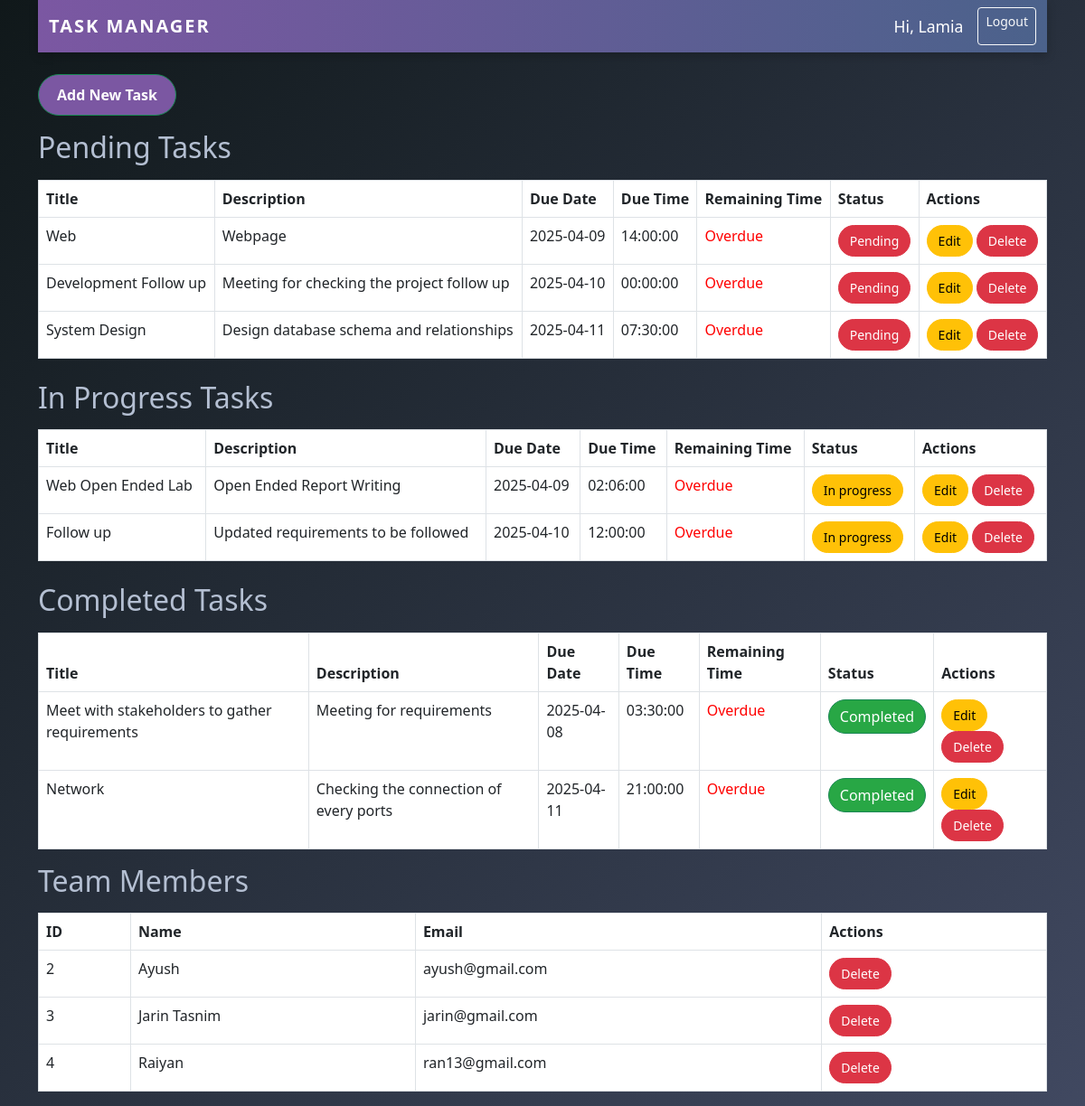
The app's page /admin_dashboard.php?user_id=1 (signed in) with its own data.
### tables this page shows
CREATE TABLE `tasks` (
  `id` int(11) NOT NULL,
  `user_id` int(11) NOT NULL,
  `title` varchar(255) NOT NULL,
  `description` text DEFAULT NULL,
  `due_date` date DEFAULT NULL,
  `status` enum('pending','in_progress','completed') DEFAULT 'pending',
  `due_time` time DEFAULT NULL
);

CREATE TABLE `users` (
  `id` int(11) NOT NULL,
  `name` varchar(100) NOT NULL,
  `email` varchar(100) NOT NULL,
  `password` varchar(255) NOT NULL
);

### admin_dashboard.php (the view, shortened to what this page needs)
<?php
require 'config.php';
require 'header.php';
$stmtPending = $conn->prepare("SELECT * FROM tasks WHERE status = 'pending' ORDER BY due_date");
$stmtPending->execute();
$pendingTasks = $stmtPending->fetchAll(PDO::FETCH_ASSOC);
$stmtInProgress = $conn->prepare("SELECT * FROM tasks WHERE status = 'in_progress' ORDER BY due_date");
$stmtInProgress->execute();
$inProgressTasks = $stmtInProgress->fetchAll(PDO::FETCH_ASSOC);
$stmtCompleted = $conn->prepare("SELECT * FROM tasks WHERE status = 'completed' ORDER BY due_date");
$stmtCompleted->execute();
$completedTasks = $stmtCompleted->fetchAll(PDO::FETCH_ASSOC);
$stmtUsers = $conn->prepare("SELECT * FROM users WHERE id > 1");
$stmtUsers->execute();
$users = $stmtUsers->fetchAll(PDO::FETCH_ASSOC);
?>
<!DOCTYPE html>
<html>
<head>
  <link href="https://cdn.jsdelivr.net/npm/bootstrap@5.3.0/dist/css/bootstrap.min.css" rel="stylesheet">
</head>
<body class="container">
<a href="add_task.php" class="btn btn-success mb-3" style="background-color: rgb(123, 87, 162);">Add New Task</a>
<h2 class="mb-3 header-color">Pending Tasks</h2>
<table class="table table-bordered mb-4" id="pending-tasks">
    <thead>
        <tr><th>Title</th><th>Description</th><th>Due Date</th><th>Due Time</th><th>Remaining Time</th><th>Status</th><th>Actions</th></tr>
    </thead>
    <tbody>
    <?php foreach ($pendingTasks as $task): ?>
        <?php
            $status = $task['status'];
            $statusClass = '';
            if ($status === 'pending') $statusClass = 'btn-danger';
            elseif ($status === 'in_progress') $statusClass = 'btn-warning';
            elseif ($status === 'completed') $statusClass = 'btn-success';
        ?>
        <tr class="task-row" data-status="<?= $status ?>" data-id="<?= $task['id'] ?>">
            <td><?= htmlspecialchars($task['title']) ?></td>
            <td><?= htmlspecialchars($task['description']) ?></td>
            <td><?= $task['due_date'] ?></td>
            <td><?= $task['due_time'] ?></td>
            <td class="remaining-time" data-duedate="<?= $task['due_date'] ?>" data-duetime="<?= $task['due_time'] ?>"></td>
            <td>
                <button class="btn btn-sm <?= $statusClass ?> status-btn" data-id="<?= $task['id'] ?>" data-status="<?= $status ?>">
                    <?= ucfirst(str_replace('_', ' ', $status)) ?>
                </button>
            </td>
            <td>
                <a href="edit_task.php?id=<?= $task['id'] ?>" class="btn btn-sm btn-warning">Edit</a>
                <a href="delete_task.php?id=<?= $task['id'] ?>" class="btn btn-sm btn-danger" onclick="return confirm('Delete this task?');">Delete</a>
            </td>
        </tr>
    <?php endforeach; ?>
    </tbody>
</table>
<h2 class="mb-3 header-color">In Progress Tasks</h2>
<table class="table table-bordered mb-4" id="in-progress-tasks">
    <thead>
        <tr><th>Title</th><th>Description</th><th>Due Date</th><th>Due Time</th><th>Remaining Time</th><th>Status</th><th>Actions</th></tr>
    </thead>
    <tbody>
    <?php foreach ($inProgressTasks as $task): ?>
        <?php
            $status = $task['status'];
            $statusClass = '';
            if ($status === 'pending') $statusClass = 'btn-danger';
            elseif ($status === 'in_progress') $statusClass = 'btn-warning';
            elseif ($status === 'completed') $statusClass = 'btn-success';
        ?>
        <tr class="task-row" data-status="<?= $status ?>" data-id="<?= $task['id'] ?>">
            <td><?= htmlspecialchars($task['title']) ?></td>
            <td><?= htmlspecialchars($task['description']) ?></td>
            <td><?= $task['due_date'] ?></td>
            <td><?= $task['due_time'] ?></td>
            <td class="remaining-time" data-duedate="<?= $task['due_date'] ?>" data-duetime="<?= $task['due_time'] ?>"></td>
            <td>
                <button class="btn btn-sm <?= $statusClass ?> status-btn" data-id="<?= $task['id'] ?>" data-status="<?= $status ?>">
                    <?= ucfirst(str_replace('_', ' ', $status)) ?>
                </button>
            </td>
            <td>
                <a href="edit_task.php?id=<?= $task['id'] ?>" class="btn btn-sm btn-warning">Edit</a>
                <a href="delete_task.php?id=<?= $task['id'] ?>" class="btn btn-sm btn-danger" onclick="return confirm('Delete this task?');">Delete</a>
            </td>
        </tr>
    <?php endforeach; ?>
    </tbody>
</table>
<h2 class="mb-3 header-color">Completed Tasks</h2>
<table class="table table-bordered" id="completed-tasks">
    <thead>
        <tr><th>Title</th><th>Description</th><th>Due Date</th><th>Due Time</th><th>Remaining Time</th><th>Status</th><th>Actions</th></tr>
    </thead>
    <tbody>
    <?php foreach ($completedTasks as $task): ?>
        <?php
            $status = $task['status'];
            $statusClass = '';
            if ($status === 'pending') $statusClass = 'btn-danger';
            elseif ($status === 'in_progress') $statusClass = 'btn-warning';
            elseif ($status === 'completed') $statusClass = 'btn-success';
        ?>
        <tr class="task-row" data-status="<?= $status ?>" data-id="<?= $task['id'] ?>">
            <td><?= htmlspecialchars($task['title']) ?></td>
            <td><?= htmlspecialchars($task['description']) ?></td>
            <td><?= $task['due_date'] ?></td>
            <td><?= $task['due_time'] ?></td>
            <td class="remaining-time" data-duedate="<?= $task['due_date'] ?>" data-duetime="<?= $task['due_time'] ?>"></td>
            <td>
                <button class="btn btn-sm <?= $statusClass ?> status-btn" data-id="<?= $task['id'] ?>" data-status="<?= $status ?>">
                    <?= ucfirst(str_replace('_', ' ', $status)) ?>
                </button>
            </td>
            <td>
                <a href="edit_task.php?id=<?= $task['id'] ?>" class="btn btn-sm btn-warning">Edit</a>
                <a href="delete_task.php?id=<?= $task['id'] ?>" class="btn btn-sm btn-danger" onclick="return confirm('Delete this task?');">Delete</a>
            </td>
        </tr>
    <?php endforeach; ?>
    </tbody>
</table>
<h2 class="mb-3 header-color">Team Members</h2>
<table class="table table-bordered">
    <thead>
        <tr><th>ID</th><th>Name</th><th>Email</th><th>Actions</th></tr>
    </thead>
    <tbody>
    <?php foreach ($users as $user): ?>
        <tr>
            <td><?= htmlspecialchars($user['id']) ?></td>
            <td><?= htmlspecialchars($user['name']) ?></td>
            <td><?= htmlspecialchars($user['email']) ?></td>
            <td>
                <a href="delete_user.php?id=<?= $user['id'] ?>" class="btn btn-sm btn-danger" onclick="return confirm('Are you sure you want to delete this user?');">Delete</a>
            </td>
        </tr>
    <?php endforeach; ?>
    </tbody>
</table>
</body>
</html>

### header.php (shortened to what this page needs)
<!DOCTYPE html>
<html lang="en">
<head>
    <link href="https://cdn.jsdelivr.net/npm/bootstrap@5.3.0/dist/css/bootstrap.min.css" rel="stylesheet">
</head>
<body>
<nav class="navbar navbar-expand-lg navbar-dark mb-4">
    <div class="container">
        <a class="navbar-brand" href="dashboard.php">Task Manager</a>
        <div class="collapse navbar-collapse" id="navbarNav">
            <div class="d-flex ms-auto">
                <span class="navbar-text text-white me-3">Hi, <?= $_SESSION['user_name'] ?? 'Guest'; ?></span>
                <a href="logout.php" class="btn btn-outline-light btn-sm">Logout</a>
            </div>
        </div>
    </div>
</nav>
</body>
</html>

### header.php (style rules this page uses)
.navbar { background: linear-gradient(to right,rgb(123, 87, 162),rgb(75, 98, 139)); transition: background 0.5s ease-in-out; }
.navbar-brand { font-size: 1.8rem; font-weight: bold; color: #fff; letter-spacing: 2px; text-transform: uppercase; }
.navbar-text { font-size: 1.1rem; font-weight: 500; }
.btn-outline-light { border-radius: 30px; padding: 10px 20px; font-size: 1rem; font-weight: 600; transition: all 0.3s ease-in-out; }
.navbar { box-shadow: 0px 4px 10px rgba(0, 0, 0, 0.2); }

### admin_dashboard.php (style rules this page uses)
body { background: linear-gradient(135deg, rgb(16, 24, 26), rgb(113, 121, 167), rgb(164, 117, 135)); background-size: 400% 400%; animation: gradientBackground 6s ease infinite; }
.btn-success { background-color: #28a745; border-radius: 30px; padding: 10px 20px; font-size: 1rem; font-weight: 600; transition: all 0.3s ease-in-out; }
table { border-collapse: collapse; width: 100%; }
table th, table td { text-align: left; padding: 12px; border-bottom: 1px solid #ddd; }
table th { background-color: #f8f9fa; font-weight: 600; color: #333; }
.status-btn { border-radius: 20px; font-weight: 500; padding: 6px 12px; transition: all 0.3s ease-in-out; }
.btn-warning, .btn-danger { border-radius: 20px; padding: 6px 12px; font-weight: 500; transition: all 0.3s ease-in-out; }
.header-color { color: rgb(180, 191, 210); }

### records on screen
tasks: title "Web", description "Webpage", due_date "2025-04-09", due_time "14:00:00", status "Pending"
tasks: title "Development Follow up", description "Meeting for checking the project follow up", due_date "2025-04-10", due_time "00:00:00", status "Pending"
tasks: title "System Design", description "Design database schema and relationships", due_date "2025-04-11", due_time "07:30:00", status "Pending"
tasks: title "Web Open Ended Lab", description "Open Ended Report Writing", due_date "2025-04-09", due_time "02:06:00", status "In progress"
tasks: title "Follow up", description "Updated requirements to be followed", due_date "2025-04-10", due_time "12:00:00", status "In progress"
tasks: title "Meet with stakeholders to gather requirements", description "Meeting for requirements", due_date "2025-04-08", due_time "03:30:00", status "Completed"
tasks: title "Network", description "Checking the connection of every ports", due_date "2025-04-11", due_time "21:00:00", status "Completed"
users: id "2", name "Ayush", email "ayush@gmail.com"
users: id "3", name "Jarin Tasnim", email "jarin@gmail.com"
users: id "4", name "Raiyan", email "ran13@gmail.com"

### other values on screen
$_SESSION['user_name'] "Lamia"
